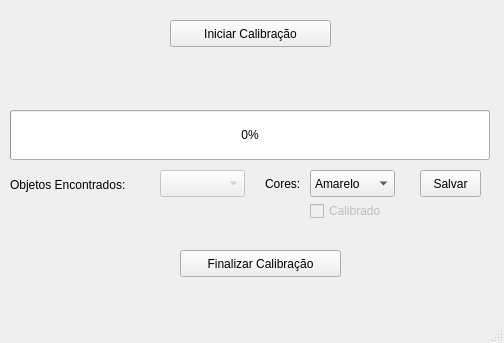
<?xml version="1.0" encoding="UTF-8"?>
<ui version="4.0">
 <class>ContornoEscolha</class>
 <widget class="QMainWindow" name="ContornoEscolha">
  <property name="geometry">
   <rect>
    <x>0</x>
    <y>0</y>
    <width>504</width>
    <height>343</height>
   </rect>
  </property>
  <property name="windowTitle">
   <string>Calibração Automatica</string>
  </property>
  <widget class="QWidget" name="centralwidget">
   <widget class="QComboBox" name="COMBO">
    <property name="enabled">
     <bool>false</bool>
    </property>
    <property name="geometry">
     <rect>
      <x>160</x>
      <y>170</y>
      <width>85</width>
      <height>27</height>
     </rect>
    </property>
   </widget>
   <widget class="QProgressBar" name="PROGRESS">
    <property name="geometry">
     <rect>
      <x>10</x>
      <y>110</y>
      <width>480</width>
      <height>50</height>
     </rect>
    </property>
    <property name="value">
     <number>0</number>
    </property>
    <property name="orientation">
     <enum>Qt::Horizontal</enum>
    </property>
    <property name="invertedAppearance">
     <bool>false</bool>
    </property>
   </widget>
   <widget class="QLabel" name="LABEL">
    <property name="geometry">
     <rect>
      <x>10</x>
      <y>50</y>
      <width>480</width>
      <height>50</height>
     </rect>
    </property>
    <property name="text">
     <string/>
    </property>
    <property name="alignment">
     <set>Qt::AlignCenter</set>
    </property>
   </widget>
   <widget class="QPushButton" name="BOTAO">
    <property name="geometry">
     <rect>
      <x>170</x>
      <y>20</y>
      <width>161</width>
      <height>27</height>
     </rect>
    </property>
    <property name="text">
     <string>Iniciar Calibração</string>
    </property>
   </widget>
   <widget class="QLabel" name="label">
    <property name="geometry">
     <rect>
      <x>10</x>
      <y>175</y>
      <width>151</width>
      <height>20</height>
     </rect>
    </property>
    <property name="text">
     <string>Objetos Encontrados:</string>
    </property>
   </widget>
   <widget class="QLabel" name="label_2">
    <property name="geometry">
     <rect>
      <x>265</x>
      <y>175</y>
      <width>41</width>
      <height>17</height>
     </rect>
    </property>
    <property name="text">
     <string>Cores:</string>
    </property>
   </widget>
   <widget class="QComboBox" name="COMBO_COR">
    <property name="geometry">
     <rect>
      <x>310</x>
      <y>170</y>
      <width>85</width>
      <height>27</height>
     </rect>
    </property>
    <item>
     <property name="text">
      <string>Amarelo</string>
     </property>
    </item>
    <item>
     <property name="text">
      <string>Azul</string>
     </property>
    </item>
    <item>
     <property name="text">
      <string>Ciano</string>
     </property>
    </item>
    <item>
     <property name="text">
      <string>Laranja</string>
     </property>
    </item>
    <item>
     <property name="text">
      <string>Verde</string>
     </property>
    </item>
    <item>
     <property name="text">
      <string>Vermelho</string>
     </property>
    </item>
    <item>
     <property name="text">
      <string>Rosa</string>
     </property>
    </item>
   </widget>
   <widget class="QPushButton" name="SALVAR">
    <property name="geometry">
     <rect>
      <x>420</x>
      <y>170</y>
      <width>61</width>
      <height>27</height>
     </rect>
    </property>
    <property name="text">
     <string>Salvar</string>
    </property>
   </widget>
   <widget class="QCheckBox" name="checkBox">
    <property name="enabled">
     <bool>false</bool>
    </property>
    <property name="geometry">
     <rect>
      <x>310</x>
      <y>200</y>
      <width>97</width>
      <height>22</height>
     </rect>
    </property>
    <property name="text">
     <string>Calibrado</string>
    </property>
    <property name="checkable">
     <bool>true</bool>
    </property>
   </widget>
   <widget class="QPushButton" name="BOTAO_2">
    <property name="geometry">
     <rect>
      <x>180</x>
      <y>250</y>
      <width>161</width>
      <height>27</height>
     </rect>
    </property>
    <property name="text">
     <string>Finalizar Calibração</string>
    </property>
   </widget>
  </widget>
  <widget class="QMenuBar" name="menubar">
   <property name="geometry">
    <rect>
     <x>0</x>
     <y>0</y>
     <width>504</width>
     <height>25</height>
    </rect>
   </property>
  </widget>
  <widget class="QStatusBar" name="statusbar"/>
 </widget>
 <resources/>
 <connections/>
</ui>
